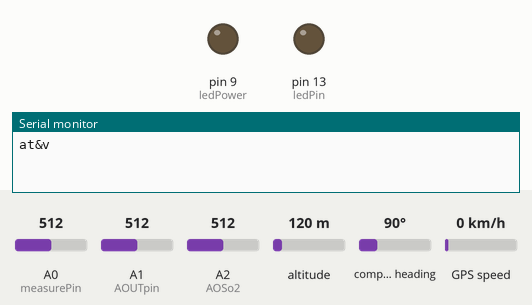
A sketch run on a simulated Arduino Uno, built with avr-gcc and run on an emulated ATmega328P. Parts: output pins drawn as LEDs (lit = HIGH), the last lines printed to the serial monitor. Inputs (shaded band) come from the test bench; at power-on: A0 (measurePin) = 512, A1 (AOUTpin) = 512, A2 (AOSo2) = 512, altitude 120 m, compass heading 90°, GPS speed 0 km/h. The GPS gets a fix after 3 s at 37.7749, -122.4194 with 8 satellites; the modem accepts every AT command (registered, SIM ready, sends succeed) and sends nothing else.

Above: at 0.1 s.
At 5.9 s:
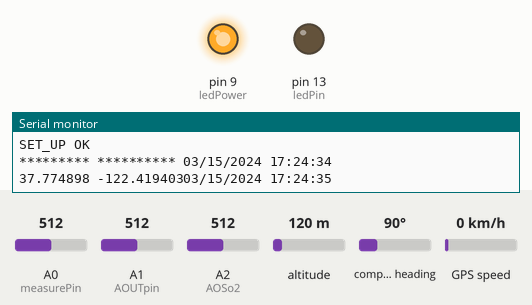
Timing chart, 0 to 7.4 s (numbered marks = the images above):
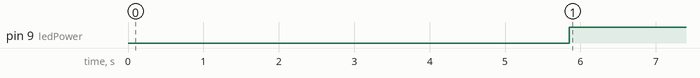

Measured:
- by itself, pin 9 (ledPower): LOW → HIGH at 5.8 s

The sketch:

node_GPS_multitech.ino
```cpp
#include <TinyGPS.h>
#include <SoftwareSerial.h>
#define TRUE 1
#define FALL 0
long previousMillis = 0;        // will store last time updateTemp was updated
long interval = 10000;           // interval at which to blink (milliseconds)
long previousMillis_send_again = 0;        // will store last time updateTemp was updated
long interval_send_again = 3000;           // interval at which to blink (milliseconds)

int check_send_ok = FALL;
  String s;
int i = 0;
const int measurePin = 0;//A0
const int ledPower = 9;//D9

int samplingTime = 280;
int deltaTime = 40;
int sleepTime = 9680;
// Khoi tao gia tri bui PM2.5
float voMeasured = 0;
float calcVoltage = 0;
float dustDensity = 0;

// CO_Sensor
const int AOUTpin=1;//the AOUT pin of the CO sensor goes into analog pin A1 of the arduino
const int DOUTpin=8;//the DOUT pin of the CO sensor goes into digital pin D8 of the arduino

const int ledPin=13;//the anode of the LED connects to digital pin D13 of the arduino
// Initialization CO value

//So2_Sénor
const int AOSo2 = 2;
const int DOSo2 = 7;

int limit;
int valueCo;
TinyGPS gps;
SoftwareSerial ss_lora(3, 10);
//SoftwareSerial ss_lora(3, 4);
SoftwareSerial ss_gps(6, 4);
//SoftwareSerial ss_gps(6, 5);
static void smartdelay(unsigned long ms);
static void print_float(float val, float invalid, int len, int prec);
static void print_int(unsigned long val, unsigned long invalid, int len);
static void print_date(TinyGPS &gps);
static void print_str(const char *str, int len);

void setup()
{
  Serial.begin(115200);

  ss_lora.begin(115200);
  ss_gps.begin(9600);

  pinMode(ledPower,OUTPUT);// pm2.5
  pinMode(DOUTpin, INPUT);//sets the pin as an input to the arduino
  pinMode(ledPin, OUTPUT);//sets the pin as an output of the arduino
  Serial.println("at&v");
  ss_lora.println("at&v");
  delay(200);

  Serial.println("at+ack=6");
  ss_lora.println("at+ack=6");
  delay(200);

  Serial.println("at&w");
  ss_lora.println("at&w");
  delay(200);

  Serial.println("atz");
  ss_lora.println("atz");
  delay(2000);

  Serial.println("at&v");
  ss_lora.println("at&v");
  delay(200);

  Serial.println("at+join");
  ss_lora.println("at+join");
  delay(2000);

  Serial.println("SET_UP OK");

}

void loop()
{
  ////////////////////////////////////////////////////////////////////
  float flat , flon ;
  unsigned long age, date, time, chars = 0;
  unsigned short sentences = 0, failed = 0;
  static const double LONDON_LAT = 51.508131, LONDON_LON = -0.128002;

  int year;
  byte month, day, hour, minute, second, hundredths;
  char dateGPS[10];
  char timeDate[10];

  gps.f_get_position(&flat, &flon, &age);
  print_float(flat, TinyGPS::GPS_INVALID_F_ANGLE, 10, 6);
  print_float(flon, TinyGPS::GPS_INVALID_F_ANGLE, 11, 6);
   gps.crack_datetime(&year, &month, &day, &hour, &minute, &second, &hundredths, &age);

  sprintf(dateGPS, "%02d/%02d/%02d",month, day, year);// add  date
  sprintf(timeDate, "%02d:%02d:%02d ",hour, minute, second);// add
  String flat_String = String(flat, 6);
  String flon_String = String(flon, 6);
  //  print_int(age, TinyGPS::GPS_INVALID_AGE, 5);
  print_date(gps);
  gps.stats(&chars, &sentences, &failed);
  Serial.println();

  smartdelay(1000);
  ///////////////////////////////////////////////////////////////////
  valueCo= (analogRead(AOUTpin));
  int valueSo2 = analogRead(AOSo2);
  digitalWrite(ledPower,LOW); // power on the LED
  delayMicroseconds(samplingTime);

  voMeasured = analogRead(measurePin); // read the dust value

  delayMicroseconds(deltaTime);
  digitalWrite(ledPower,HIGH); // turn the LED off
  delayMicroseconds(sleepTime);
  calcVoltage = voMeasured * (5.0 / 1024);// aduino uno is 5v, and aduino fio is 3.3

  dustDensity = 115+(0.17 * calcVoltage - 0.1)*1000;
  unsigned long currentMillis = millis();
  /*String s2 = "{\"d\":{\"node\":\"5\"," + "\"co\":\"" + String(valueCo)+
  "\",\"pm25\":\"" + String(dustDensity) +  "\",\"so2\":\"" +
  String(valueSo2) + "\"}}";*/

//  String s2 = "{\"d\":{\"node\":\"5\",\"co\":\""+ String(valueCo) + "\",\"pm25\":\""+ String(dustDensity)+  "\",\"so2\":\"" + String(valueSo2) + "\"}}";
 String s2 = "{\"d\":{\"node\":\"8\",\"co\":\""+ String(valueCo) + "\",\"pm25\":\""+
         String(dustDensity)+  "\",\"so2\":\"" + String(valueSo2)+
         "\",\"lat\":\"" + String(flat_String) +
         "\",\"lon\":\"" + String(flon_String)+
         "\",\"time\":\"" + String(timeDate) + "\"}}";
  // when you want to listen on a port, explicitly select it:
  if ((currentMillis - previousMillis > interval))
  {
    previousMillis = currentMillis;
    s = "at+send=" + s2 ;
    ss_lora.println(s);
    Serial.println(s);
    i++;
  }
 /* while(ss.available() > 0)
  {
    String inChar1 = ss.readString();
    if (ss.find("OK"))
    {
      check_send_ok = TRUE;
    }
  }
  unsigned long currentMillis_again = millis();
  if ((currentMillis_again - previousMillis_send_again > interval_send_again) & (check_send_ok == FALL))
  {
      previousMillis_send_again = currentMillis_again;
      ss.println(s);
  }*/
}

static void smartdelay(unsigned long ms)
{
  unsigned long start = millis();
  do
  {
    while (ss_gps.available())
      gps.encode(ss_gps.read());
  } while (millis() - start < ms);
}

static void print_float(float val, float invalid, int len, int prec)
{
  if (val == invalid)
  {
    while (len-- > 1)
      Serial.print('*');
    Serial.print(' ');
  }
  else
  {
    Serial.print(val, prec);
    int vi = abs((int)val);
    int flen = prec + (val < 0.0 ? 2 : 1); // . and -
    flen += vi >= 1000 ? 4 : vi >= 100 ? 3 : vi >= 10 ? 2 : 1;
    for (int i=flen; i<len; ++i)
      Serial.print(' ');
  }
  smartdelay(0);
}

static void print_int(unsigned long val, unsigned long invalid, int len)
{
  char sz[32];
  if (val == invalid)
    strcpy(sz, "*******");
  else
    sprintf(sz, "%ld", val);
  sz[len] = 0;
  for (int i=strlen(sz); i<len; ++i)
    sz[i] = ' ';
  if (len > 0)
    sz[len-1] = ' ';
  Serial.print(sz);
  smartdelay(0);
}

static void print_date(TinyGPS &gps)
{
  int year;
  byte month, day, hour, minute, second, hundredths;
  unsigned long age;
  gps.crack_datetime(&year, &month, &day, &hour, &minute, &second, &hundredths, &age);
  if (age == TinyGPS::GPS_INVALID_AGE)
    Serial.print("********** ******** ");
  else
  {
    char sz[32];
    sprintf(sz, "%02d/%02d/%02d %02d:%02d:%02d ",
        month, day, year, hour + 7, minute, second);
    Serial.print(sz);
  }
//  print_int(age, TinyGPS::GPS_INVALID_AGE, 5);
  smartdelay(0);
}

static void print_str(const char *str, int len)
{
  int slen = strlen(str);
  for (int i=0; i<len; ++i)
    Serial.print(i<slen ? str[i] : ' ');
  smartdelay(0);
}
```
